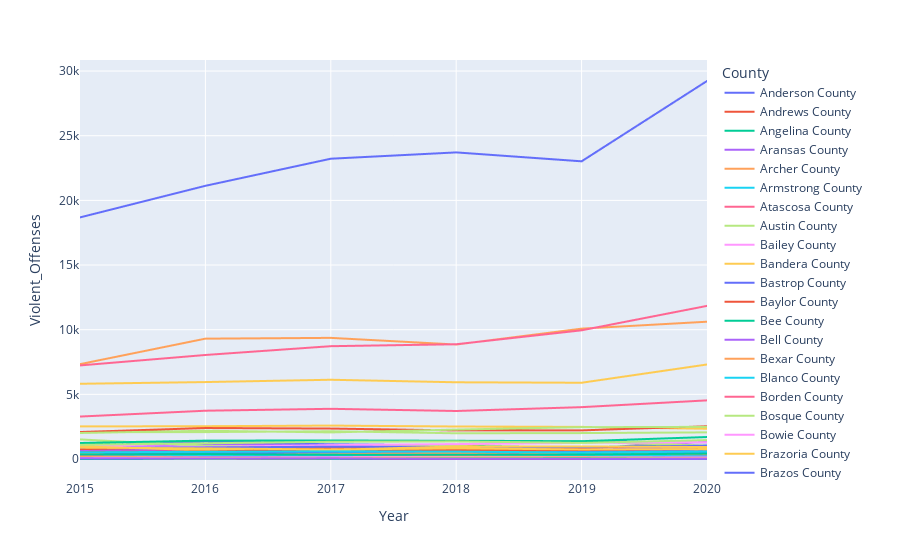

Here is the notebook cell this chart was saved with:
### Markdown cell above
### Total Crime Texas from 2015-2020

### Code cell
# Violent crimes houston area over 5 years
fig = px.line(crime_df, x="Year" , y="Violent_Offenses", color="County")
fig.show()
